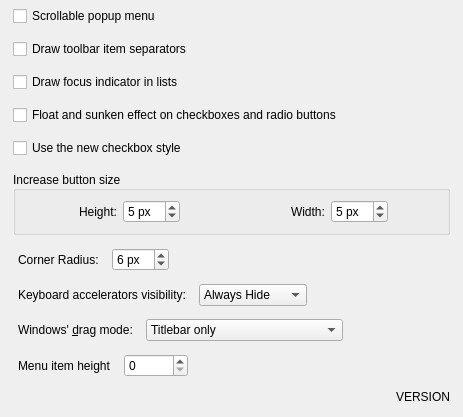
     <widget class="QWidget" name="General">
      <attribute name="title">
       <string>General</string>
      </attribute>
      <layout class="QGridLayout" name="gridLayout">
       <property name="sizeConstraint">
        <enum>QLayout::SizeConstraint::SetDefaultConstraint</enum>
       </property>
       <property name="leftMargin">
        <number>13</number>
       </property>
       <property name="topMargin">
        <number>6</number>
       </property>
       <property name="rightMargin">
        <number>13</number>
       </property>
       <property name="bottomMargin">
        <number>13</number>
       </property>
       <property name="spacing">
        <number>13</number>
       </property>
       <item row="1" column="0" colspan="2">
        <widget class="QCheckBox" name="_toolBarDrawItemSeparator">
         <property name="text">
          <string>Draw toolbar item separators</string>
         </property>
        </widget>
       </item>
       <item row="3" column="0">
        <widget class="QCheckBox" name="_sunkenEffect">
         <property name="text">
          <string>Float and sunken effect on checkboxes and radio buttons</string>
         </property>
        </widget>
       </item>
       <item row="5" column="0" rowspan="6" colspan="2">
        <widget class="QGroupBox" name="groupBox">
         <property name="sizePolicy">
          <sizepolicy hsizetype="Expanding" vsizetype="Preferred">
           <horstretch>0</horstretch>
           <verstretch>0</verstretch>
          </sizepolicy>
         </property>
         <property name="title">
          <string>Increase button size</string>
         </property>
         <property name="alignment">
          <set>Qt::AlignmentFlag::AlignLeading|Qt::AlignmentFlag::AlignLeft|Qt::AlignmentFlag::AlignVCenter</set>
         </property>
         <property name="flat">
          <bool>false</bool>
         </property>
         <property name="checkable">
          <bool>false</bool>
         </property>
         <layout class="QHBoxLayout" name="horizontalLayout_16">
          <item>
           <layout class="QHBoxLayout" name="horizontalLayout_27">
            <item>
             <layout class="QHBoxLayout" name="horizontalLayout_24">
              <property name="sizeConstraint">
               <enum>QLayout::SizeConstraint::SetNoConstraint</enum>
              </property>
              <item>
               <spacer name="horizontalSpacer">
                <property name="orientation">
                 <enum>Qt::Orientation::Horizontal</enum>
                </property>
                <property name="sizeHint" stdset="0">
                 <size>
                  <width>40</width>
                  <height>20</height>
                 </size>
                </property>
               </spacer>
              </item>
              <item alignment="Qt::AlignmentFlag::AlignLeft">
               <widget class="QLabel" name="label_2">
                <property name="text">
                 <string>Height:</string>
                </property>
                <property name="indent">
                 <number>5</number>
                </property>
               </widget>
              </item>
              <item alignment="Qt::AlignmentFlag::AlignRight">
               <widget class="QSpinBox" name="_buttonHeight">
                <property name="sizePolicy">
                 <sizepolicy hsizetype="MinimumExpanding" vsizetype="Fixed">
                  <horstretch>0</horstretch>
                  <verstretch>0</verstretch>
                 </sizepolicy>
                </property>
                <property name="suffix">
                 <string> px</string>
                </property>
                <property name="minimum">
                 <number>1</number>
                </property>
                <property name="maximum">
                 <number>10</number>
                </property>
                <property name="value">
                 <number>5</number>
                </property>
               </widget>
              </item>
              <item>
               <spacer name="horizontalSpacer_11">
                <property name="orientation">
                 <enum>Qt::Orientation::Horizontal</enum>
                </property>
                <property name="sizeHint" stdset="0">
                 <size>
                  <width>40</width>
                  <height>20</height>
                 </size>
                </property>
               </spacer>
              </item>
             </layout>
            </item>
            <item>
             <layout class="QHBoxLayout" name="horizontalLayout_26">
              <property name="sizeConstraint">
               <enum>QLayout::SizeConstraint::SetNoConstraint</enum>
              </property>
              <item>
               <spacer name="horizontalSpacer_13">
                <property name="orientation">
                 <enum>Qt::Orientation::Horizontal</enum>
                </property>
                <property name="sizeHint" stdset="0">
                 <size>
                  <width>40</width>
                  <height>20</height>
                 </size>
                </property>
               </spacer>
              </item>
              <item alignment="Qt::AlignmentFlag::AlignLeft">
               <widget class="QLabel" name="label_3">
                <property name="text">
                 <string>Width:</string>
                </property>
                <property name="indent">
                 <number>5</number>
                </property>
               </widget>
              </item>
              <item alignment="Qt::AlignmentFlag::AlignRight">
               <widget class="QSpinBox" name="_buttonWidth">
                <property name="sizePolicy">
                 <sizepolicy hsizetype="MinimumExpanding" vsizetype="Fixed">
                  <horstretch>0</horstretch>
                  <verstretch>0</verstretch>
                 </sizepolicy>
                </property>
                <property name="suffix">
                 <string> px</string>
                </property>
                <property name="minimum">
                 <number>1</number>
                </property>
                <property name="maximum">
                 <number>10</number>
                </property>
                <property name="value">
                 <number>5</number>
                </property>
               </widget>
              </item>
              <item>
               <spacer name="horizontalSpacer_14">
                <property name="orientation">
                 <enum>Qt::Orientation::Horizontal</enum>
                </property>
                <property name="sizeHint" stdset="0">
                 <size>
                  <width>40</width>
                  <height>20</height>
                 </size>
                </property>
               </spacer>
              </item>
             </layout>
            </item>
           </layout>
          </item>
         </layout>
        </widget>
       </item>
       <item row="0" column="0" colspan="2">
        <widget class="QCheckBox" name="_scrollableMenu">
         <property name="text">
          <string>Scrollable popup menu</string>
         </property>
        </widget>
       </item>
       <item row="49" column="0">
        <layout class="QHBoxLayout" name="horizontalLayout_19">
         <item>
          <widget class="QLabel" name="_windowDragLabel">
           <property name="sizePolicy">
            <sizepolicy hsizetype="Preferred" vsizetype="Preferred">
             <horstretch>0</horstretch>
             <verstretch>0</verstretch>
            </sizepolicy>
           </property>
           <property name="text">
            <string>Windows' &amp;drag mode:</string>
           </property>
           <property name="alignment">
            <set>Qt::AlignmentFlag::AlignLeading|Qt::AlignmentFlag::AlignLeft|Qt::AlignmentFlag::AlignVCenter</set>
           </property>
           <property name="indent">
            <number>5</number>
           </property>
           <property name="buddy">
            <cstring>_windowDragMode</cstring>
           </property>
          </widget>
         </item>
         <item>
          <widget class="QComboBox" name="_windowDragMode">
           <property name="sizePolicy">
            <sizepolicy hsizetype="Fixed" vsizetype="Fixed">
             <horstretch>0</horstretch>
             <verstretch>0</verstretch>
            </sizepolicy>
           </property>
           <property name="sizeAdjustPolicy">
            <enum>QComboBox::SizeAdjustPolicy::AdjustToContentsOnFirstShow</enum>
           </property>
           <item>
            <property name="text">
             <string>Titlebar only</string>
            </property>
           </item>
           <item>
            <property name="text">
             <string>Titlebar, menubar and toolbars</string>
            </property>
           </item>
           <item>
            <property name="text">
             <string>All empty areas</string>
            </property>
           </item>
          </widget>
         </item>
         <item>
          <spacer name="horizontalSpacer_7">
           <property name="orientation">
            <enum>Qt::Orientation::Horizontal</enum>
           </property>
           <property name="sizeHint" stdset="0">
            <size>
             <width>40</width>
             <height>20</height>
            </size>
           </property>
          </spacer>
         </item>
        </layout>
       </item>
       <item row="47" column="0">
        <layout class="QHBoxLayout" name="horizontalLayout_17">
         <item>
          <widget class="QLabel" name="label_12">
           <property name="sizePolicy">
            <sizepolicy hsizetype="Preferred" vsizetype="Preferred">
             <horstretch>0</horstretch>
             <verstretch>0</verstretch>
            </sizepolicy>
           </property>
           <property name="text">
            <string>Corner Radius:</string>
           </property>
           <property name="alignment">
            <set>Qt::AlignmentFlag::AlignLeading|Qt::AlignmentFlag::AlignLeft|Qt::AlignmentFlag::AlignVCenter</set>
           </property>
           <property name="indent">
            <number>5</number>
           </property>
          </widget>
         </item>
         <item>
          <widget class="QSpinBox" name="_cornerRadius">
           <property name="sizePolicy">
            <sizepolicy hsizetype="Fixed" vsizetype="Fixed">
             <horstretch>0</horstretch>
             <verstretch>0</verstretch>
            </sizepolicy>
           </property>
           <property name="suffix">
            <string> px</string>
           </property>
           <property name="minimum">
            <number>1</number>
           </property>
           <property name="maximum">
            <number>16</number>
           </property>
           <property name="value">
            <number>6</number>
           </property>
          </widget>
         </item>
         <item>
          <spacer name="horizontalSpacer_9">
           <property name="orientation">
            <enum>Qt::Orientation::Horizontal</enum>
           </property>
           <property name="sizeHint" stdset="0">
            <size>
             <width>40</width>
             <height>20</height>
            </size>
           </property>
          </spacer>
         </item>
        </layout>
       </item>
       <item row="51" column="1">
        <widget class="QLabel" name="_versionNumber">
         <property name="font">
          <font>
           <bold>false</bold>
          </font>
         </property>
         <property name="layoutDirection">
          <enum>Qt::LayoutDirection::RightToLeft</enum>
         </property>
         <property name="text">
          <string>VERSION</string>
         </property>
         <property name="alignment">
          <set>Qt::AlignmentFlag::AlignBottom|Qt::AlignmentFlag::AlignRight|Qt::AlignmentFlag::AlignTrailing</set>
         </property>
        </widget>
       </item>
       <item row="48" column="0">
        <layout class="QHBoxLayout" name="horizontalLayout_18">
         <item>
          <widget class="QLabel" name="_mnemonicsLabel">
           <property name="text">
            <string>Keyboard accelerators visibility:</string>
           </property>
           <property name="alignment">
            <set>Qt::AlignmentFlag::AlignLeading|Qt::AlignmentFlag::AlignLeft|Qt::AlignmentFlag::AlignVCenter</set>
           </property>
           <property name="indent">
            <number>5</number>
           </property>
          </widget>
         </item>
         <item>
          <widget class="QComboBox" name="_mnemonicsMode">
           <property name="sizePolicy">
            <sizepolicy hsizetype="Fixed" vsizetype="Fixed">
             <horstretch>0</horstretch>
             <verstretch>0</verstretch>
            </sizepolicy>
           </property>
           <property name="layoutDirection">
            <enum>Qt::LayoutDirection::LeftToRight</enum>
           </property>
           <item>
            <property name="text">
             <string>Always Hide</string>
            </property>
           </item>
           <item>
            <property name="text">
             <string>When Needed</string>
            </property>
           </item>
           <item>
            <property name="text">
             <string>Always Show</string>
            </property>
           </item>
          </widget>
         </item>
         <item>
          <spacer name="horizontalSpacer_12">
           <property name="orientation">
            <enum>Qt::Orientation::Horizontal</enum>
           </property>
           <property name="sizeHint" stdset="0">
            <size>
             <width>40</width>
             <height>20</height>
            </size>
           </property>
          </spacer>
         </item>
        </layout>
       </item>
       <item row="50" column="0">
        <layout class="QHBoxLayout" name="horizontalLayout_25">
         <item>
          <widget class="QLabel" name="label_4">
           <property name="text">
            <string>Menu item height</string>
           </property>
           <property name="margin">
            <number>0</number>
           </property>
           <property name="indent">
            <number>5</number>
           </property>
          </widget>
         </item>
         <item>
          <widget class="QSpinBox" name="_menuItemHeight">
           <property name="sizePolicy">
            <sizepolicy hsizetype="Fixed" vsizetype="Fixed">
             <horstretch>0</horstretch>
             <verstretch>0</verstretch>
            </sizepolicy>
           </property>
           <property name="minimumSize">
            <size>
             <width>64</width>
             <height>0</height>
            </size>
           </property>
           <property name="maximum">
            <number>10</number>
           </property>
          </widget>
         </item>
         <item>
          <spacer name="horizontalSpacer_15">
           <property name="orientation">
            <enum>Qt::Orientation::Horizontal</enum>
           </property>
           <property name="sizeHint" stdset="0">
            <size>
             <width>40</width>
             <height>20</height>
            </size>
           </property>
          </spacer>
         </item>
        </layout>
       </item>
       <item row="2" column="0" colspan="2">
        <widget class="QCheckBox" name="_viewDrawFocusIndicator">
         <property name="text">
          <string>Draw focus indicator in lists</string>
         </property>
        </widget>
       </item>
       <item row="4" column="0">
        <widget class="QCheckBox" name="_useNewCheckBox">
         <property name="text">
          <string>Use the new checkbox style</string>
         </property>
        </widget>
       </item>
      </layout>
     </widget>
